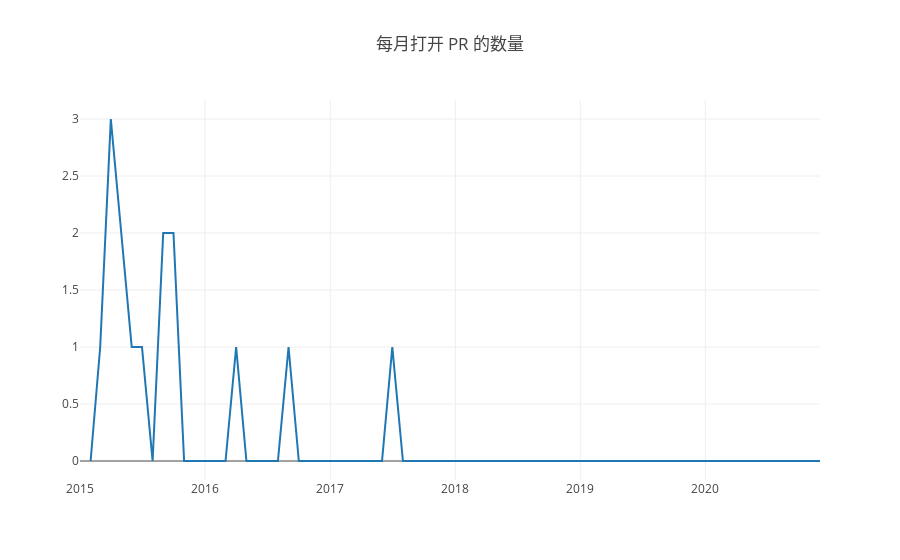

The cell this chart's notebook holds for it:
### Code cell
openDigger.render.plotly(
    [
        {x: year_month_axis, y: pull_request_open_per_month, mode: 'scatter', name: 'PR 打开数量'}
    ],
    {
        title: '每月打开 PR 的数量'
    }
)

### Figure 1 — Plotly figure (JSON) as saved in the notebook; plotly's stock layout.template omitted (floating-point values rounded to 4 significant figures)
{"data": [{"mode": "scatter", "name": "PR 打开数量", "x": ["2015-1", "2015-2", "2015-3", "2015-4", "2015-5", "2015-6", "2015-7", "2015-8", "2015-9", "2015-10", "2015-11", "2015-12", "2016-1", "2016-2", "2016-3", "2016-4", "2016-5", "2016-6", "2016-7", "2016-8", "2016-9", "2016-10", "2016-11", "2016-12", "2017-1", "2017-2", "2017-3", "2017-4", "2017-5", "2017-6", "2017-7", "2017-8", "2017-9", "2017-10", "2017-11", "2017-12", "2018-1", "2018-2", "2018-3", "2018-4", "2018-5", "2018-6", "2018-7", "2018-8", "2018-9", "2018-10", "2018-11", "2018-12", "2019-1", "2019-2", "2019-3", "2019-4", "2019-5", "2019-6", "2019-7", "2019-8", "2019-9", "2019-10", "2019-11", "2019-12", "2020-1", "2020-2", "2020-3", "2020-4", "2020-5", "2020-6", "2020-7", "2020-8", "2020-9", "2020-10", "2020-11", "2020-12"], "y": [null, "0", "1", "3", "2", "1", "1", "0", "2", "2", "0", "0", "0", "0", "0", "1", "0", "0", "0", "0", "1", "0", "0", "0", "0", "0", "0", "0", "0", "0", "1", "0", "0", "0", "0", "0", "0", "0", "0", "0", "0", "0", "0", "0", "0", "0", "0", "0", "0", "0", "0", "0", "0", "0", "0", "0", "0", "0", "0", "0", "0", "0", "0", "0", "0", "0", "0", "0", "0", "0", "0", "0", "0"]}], "layout": {"autosize": true, "title": {"text": "每月打开 PR 的数量"}, "xaxis": {"autorange": true, "range": ["2015-01-01", "2020-12-01"], "type": "date"}, "yaxis": {"autorange": true, "range": [-0.1667, 3.167], "type": "linear"}}}
